Frame 1 (no input): blank canvas, image omitted
Frame 60 (the mouse pressed at the canvas centre just before this capture): blank canvas, image omitted
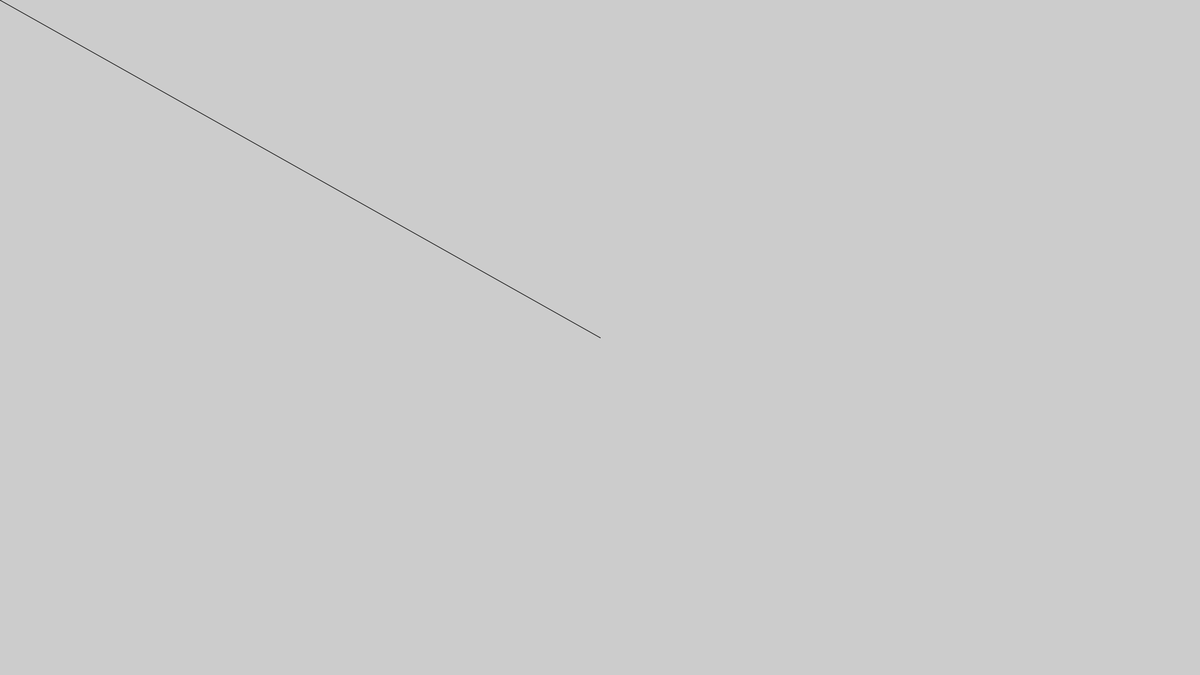
Frame 120 (the mouse held since frame 60 and released just before this capture)

The Processing sketch whose frames 1 and 60 were blank and that drew this single picture after the mouse press (run headless with seeded random() and noise(); from frame 60 on, the mouse is pressed at the canvas centre):

// Processing sketch: Continious_Drawing
// ── Continious_Drawing.pde
// Draw from the previous mouse location to the current
// mouse location to create a continuous line
void setup() {
size(1920, 1080);
}
void draw() {
line(mouseX, mouseY, pmouseX, pmouseY);
}
